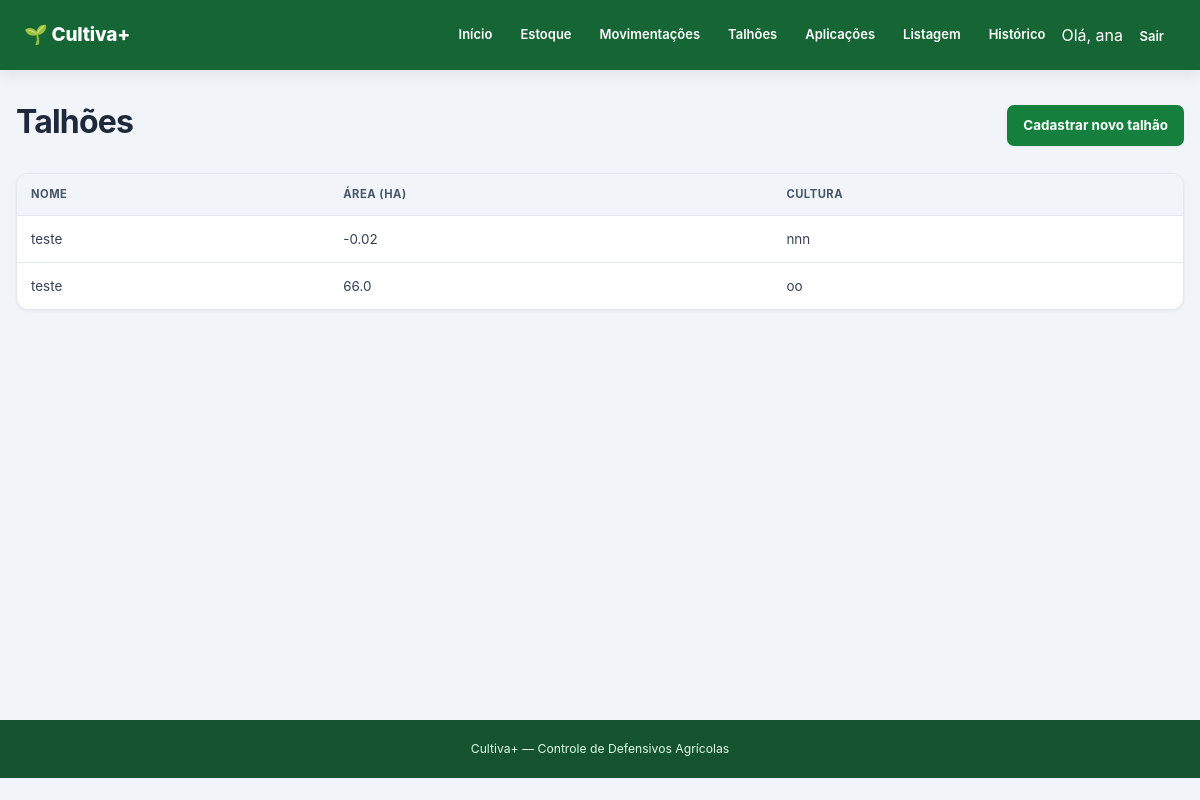
Screenshot of /talhoes (signed in) with the database file from the repository.
### tables this page shows
CREATE TABLE talhoes (
            id INTEGER PRIMARY KEY AUTOINCREMENT,
            nome TEXT NOT NULL,
            area REAL NOT NULL,
            cultura TEXT NOT NULL
        );

### app.py (the view)
@app.route("/talhoes")
def talhoes():
    conexao = conectar_banco()
    talhoes_lista = conexao.execute("""
        SELECT *
        FROM talhoes
        ORDER BY nome
    """).fetchall()
    conexao.close()
    return render_template(
        "talhoes.html",
        talhoes=talhoes_lista
    )

### app.py (called while the page is built)
@app.before_request
def proteger_paginas():
    paginas_publicas = ["login", "cadastro", "static"]
    if request.endpoint not in paginas_publicas:
        if "usuario_id" not in session:
            return redirect(url_for("login"))

def conectar_banco():
    conexao = sqlite3.connect(DATABASE)
    conexao.row_factory = sqlite3.Row
    return conexao

### templates/talhoes.html (shortened to what this page needs)
{% extends "base.html" %}
{% block content %}
<div class="cabecalho-pagina">
<h1>Talhões</h1>
<a href="{{ url_for('cadastrar_talhao') }}" class="botao">
    Cadastrar novo talhão
</a>
</div>
<div class="tabela-container">
<table>
    <thead>
        <tr>
            <th>Nome</th>
            <th>Área (ha)</th>
            <th>Cultura</th>
        </tr>
    </thead>
    <tbody>
        {% for talhao in talhoes %}
        <tr>
            <td>{{ talhao.nome }}</td>
            <td>{{ talhao.area }}</td>
            <td>{{ talhao.cultura }}</td>
        </tr>
        {% endfor %}
    </tbody>
</table>
</div>
{% endblock %}

### static/css/style.css (style rules this page uses)
:root { --primary-50:#f0fdf4; --primary-100:#dcfce7; --primary-500:#22c55e; --primary-600:#16a34a; --primary-700:#15803d; --primary-800:#166534; --primary-900:#14532d; --slate-50:#f8fafc; --slate-100:#f1f5f9; --slate-200:#e2e8f0; --slate-300:#cbd5e1; --slate-400:#94a3b8; --slate-500:#64748b; --slate-600:#475569; --slate-700:#334155; --slate-800:#1e293b; --slate-900:#0f172a; --amber-100:#fef3c7; --amber-800:#92400e; --red-100:#fee2e2; --red-600:#dc2626; --red-800:#991b1b; --blue-100:#dbeafe; --blue-700:#1d4ed8; --radius-sm:7px; --radius-md:12px; --radius-lg:16px; --shadow-sm:0 1px 3px rgba(15,23,42,.06); --shadow-md:0 5px 14px rgba(15,23,42,.08); --shadow-lg:0 14px 30px rgba(15,23,42,.12); --font:-apple-system,BlinkMacSystemFont,"Segoe UI",Roboto,Helvetica,Arial,sans-serif; }
* { box-sizing:border-box;margin:0;padding:0 }
html { scroll-behavior:smooth }
body { font-family:var(--font);background:var(--slate-100);color:var(--slate-800);min-height:100vh;line-height:1.5 }
a { color:inherit }
h1,h2,h3,h4 { color:var(--slate-800) }
h1 { font-size:clamp(1.55rem,3vw,2rem);font-weight:750;letter-spacing:-.025em;margin-bottom:7px }
.cabecalho-pagina,.page-header { display:flex;align-items:center;justify-content:space-between;gap:20px;margin-bottom:20px }
.botao { display:inline-flex;align-items:center;justify-content:center;gap:7px;min-height:40px;padding:9px 15px;border:1px solid transparent;border-radius:var(--radius-sm);background:var(--primary-700);color:#fff;font-size:.84rem;font-weight:650;text-decoration:none;cursor:pointer;box-shadow:var(--shadow-sm);transition:background .2s,transform .2s,box-shadow .2s }
.tabela-container,.table-container { width:100%;overflow-x:auto;background:#fff;border:1px solid var(--slate-200);border-radius:var(--radius-md);box-shadow:var(--shadow-sm) }
table { width:100%;min-width:650px;border-collapse:collapse;text-align:left;font-size:.84rem }
th { background:var(--slate-100);color:var(--slate-600);padding:12px 14px;border-bottom:1px solid var(--slate-200);font-size:.7rem;font-weight:750;text-transform:uppercase;letter-spacing:.045em;white-space:nowrap }
td { padding:13px 14px;border-bottom:1px solid var(--slate-200);vertical-align:middle;color:var(--slate-700) }
tbody tr:last-child td { border-bottom:none }

### rows the page displays
talhoes: nome "teste", area "-0.02", cultura "nnn"
talhoes: nome "teste", area "66.0", cultura "oo"

### other values shown
{{ session.get('usuario_nome') }} "ana"
